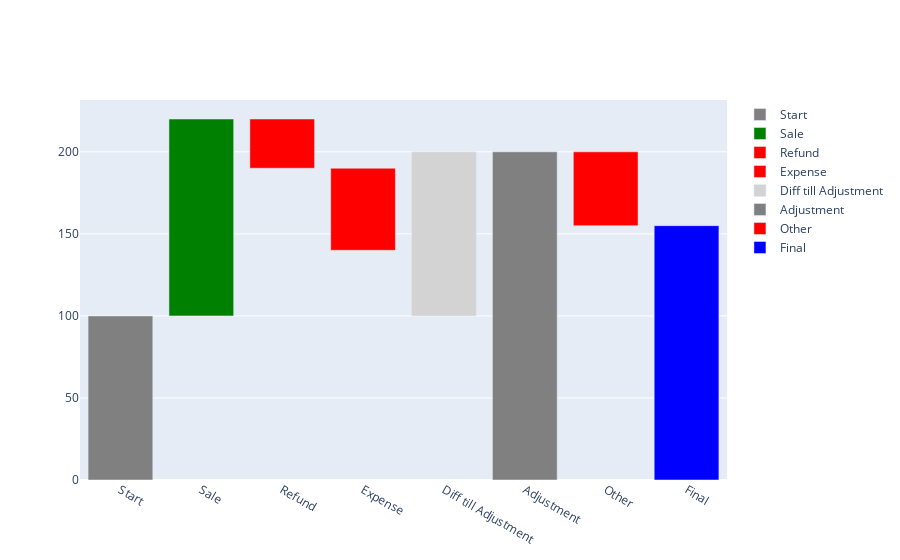

Notebook code for this chart:
### Code cell
import plotly.graph_objs as go
import plotly.offline as pyo

class WaterfallChart:
    def __init__(self, data, measures):
        self.data = data
        self.measures = measures
        self.fig = go.Figure()

    def add_bar(self, name, amount, base, color):
        # Add a bar to the figure with the specified parameters
        bar = go.Bar(name=name, x=[name], y=[amount], base=base, marker_color=color)
        self.fig.add_trace(bar)

    def create_waterfall(self):
        total = 0
        last_absolute = 0
        for i, (item, measure) in enumerate(zip(self.data, self.measures)):
            name = item['name']
            amount = item.get('amount', 0) if measure != 'total' else total
            color = 'grey'

            if measure == 'total':
                # For 'total', the bar should reflect the total of all previous amounts
                color = 'blue'
                self.add_bar(name, amount, 0, color)
                last_absolute = total
            elif measure == 'absolute':
                # For 'absolute', set the bar at the absolute value provided
                color = 'grey'
                if i > 0:  # If not the first bar, calculate the difference
                    diff = amount - last_absolute
                    self.add_bar(f"Diff till {name}", diff, last_absolute, 'lightgrey')
                self.add_bar(name, amount, 0, color)
                last_absolute = amount
                total = amount
            else:  # measure is 'relative'
                # For 'relative', the bar is a change from the previous total
                color = 'green' if amount >= 0 else 'red'
                self.add_bar(name, amount, total, color)
                total += amount

    def show_chart(self):
        self.create_waterfall()
        pyo.iplot(self.fig)

# Example usage:
data = [
    {'name': 'Start', 'amount': 100},
    {'name': 'Sale', 'amount': 120},
    {'name': 'Refund', 'amount': -30},
    {'name': 'Expense', 'amount': -50},
    {'name': 'Adjustment', 'amount': 200},
    {'name': 'Other', 'amount': -45},
    {'name': 'Final', 'amount': None}
]
measures = ['absolute', 'relative', 'relative', 'relative', 'absolute', 'relative', 'total']

chart = WaterfallChart(data, measures)
chart.show_chart()

### Figure 1 — Plotly figure (JSON) as saved in the notebook; plotly's stock layout.template omitted (floating-point values rounded to 4 significant figures)
{"data": [{"base": 0, "marker": {"color": "grey"}, "name": "Start", "type": "bar", "x": ["Start"], "y": [100]}, {"base": 100, "marker": {"color": "green"}, "name": "Sale", "type": "bar", "x": ["Sale"], "y": [120]}, {"base": 220, "marker": {"color": "red"}, "name": "Refund", "type": "bar", "x": ["Refund"], "y": [-30]}, {"base": 190, "marker": {"color": "red"}, "name": "Expense", "type": "bar", "x": ["Expense"], "y": [-50]}, {"base": 100, "marker": {"color": "lightgrey"}, "name": "Diff till Adjustment", "type": "bar", "x": ["Diff till Adjustment"], "y": [100]}, {"base": 0, "marker": {"color": "grey"}, "name": "Adjustment", "type": "bar", "x": ["Adjustment"], "y": [200]}, {"base": 200, "marker": {"color": "red"}, "name": "Other", "type": "bar", "x": ["Other"], "y": [-45]}, {"base": 0, "marker": {"color": "blue"}, "name": "Final", "type": "bar", "x": ["Final"], "y": [155]}], "layout": {}}
